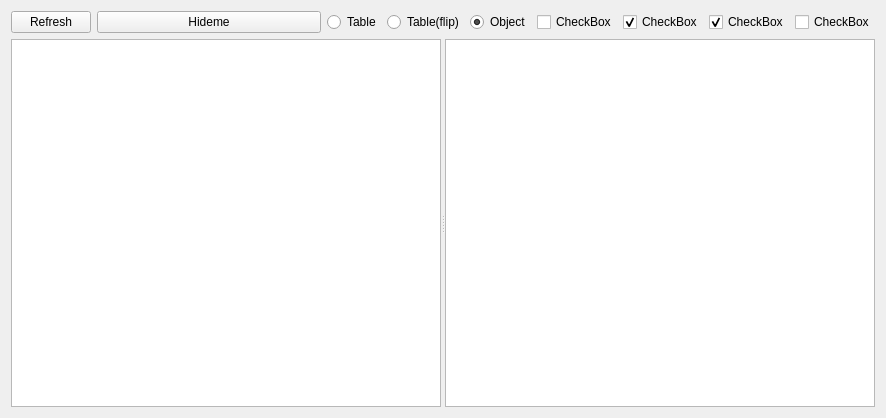
<?xml version="1.0" encoding="UTF-8"?>
<ui version="4.0">
 <class>Form</class>
 <widget class="QWidget" name="Form">
  <property name="geometry">
   <rect>
    <x>0</x>
    <y>0</y>
    <width>886</width>
    <height>418</height>
   </rect>
  </property>
  <property name="windowTitle">
   <string>Form</string>
  </property>
  <layout class="QGridLayout" name="gridLayout_2">
   <item row="0" column="0">
    <layout class="QGridLayout" name="gridLayout">
     <item row="0" column="0">
      <layout class="QHBoxLayout" name="horizontalLayout" stretch="0,1,0,0,0,0,0,0,0">
       <item>
        <widget class="QPushButton" name="widget_Table_Update">
         <property name="text">
          <string>Refresh</string>
         </property>
        </widget>
       </item>
       <item>
        <widget class="QPushButton" name="widget_Hideme">
         <property name="enabled">
          <bool>true</bool>
         </property>
         <property name="text">
          <string>Hideme</string>
         </property>
        </widget>
       </item>
       <item>
        <widget class="QRadioButton" name="button_view_table">
         <property name="text">
          <string>Table</string>
         </property>
        </widget>
       </item>
       <item>
        <widget class="QRadioButton" name="button_view_table_flip">
         <property name="text">
          <string>Table(flip)</string>
         </property>
        </widget>
       </item>
       <item>
        <widget class="QRadioButton" name="button_view_object">
         <property name="text">
          <string>Object</string>
         </property>
         <property name="checked">
          <bool>true</bool>
         </property>
        </widget>
       </item>
       <item>
        <widget class="QCheckBox" name="widget_table_checkBox_0">
         <property name="text">
          <string>CheckBox</string>
         </property>
        </widget>
       </item>
       <item>
        <widget class="QCheckBox" name="widget_table_checkBox_1">
         <property name="text">
          <string>CheckBox</string>
         </property>
         <property name="checked">
          <bool>true</bool>
         </property>
        </widget>
       </item>
       <item>
        <widget class="QCheckBox" name="widget_table_checkBox_2">
         <property name="text">
          <string>CheckBox</string>
         </property>
         <property name="checked">
          <bool>true</bool>
         </property>
        </widget>
       </item>
       <item>
        <widget class="QCheckBox" name="widget_table_checkBox_3">
         <property name="text">
          <string>CheckBox</string>
         </property>
        </widget>
       </item>
      </layout>
     </item>
     <item row="1" column="0">
      <widget class="QSplitter" name="hsplitter">
       <property name="orientation">
        <enum>Qt::Horizontal</enum>
       </property>
       <widget class="QTreeView" name="widget_treeView">
        <attribute name="headerVisible">
         <bool>false</bool>
        </attribute>
        <attribute name="headerDefaultSectionSize">
         <number>0</number>
        </attribute>
       </widget>
       <widget class="QTableView" name="widget_tableView">
        <property name="sizePolicy">
         <sizepolicy hsizetype="Expanding" vsizetype="Expanding">
          <horstretch>0</horstretch>
          <verstretch>0</verstretch>
         </sizepolicy>
        </property>
        <property name="autoScroll">
         <bool>false</bool>
        </property>
        <property name="editTriggers">
         <set>QAbstractItemView::AllEditTriggers</set>
        </property>
        <property name="dragEnabled">
         <bool>true</bool>
        </property>
        <property name="dragDropMode">
         <enum>QAbstractItemView::DragDrop</enum>
        </property>
        <property name="defaultDropAction">
         <enum>Qt::CopyAction</enum>
        </property>
        <property name="selectionMode">
         <enum>QAbstractItemView::SingleSelection</enum>
        </property>
        <property name="verticalScrollMode">
         <enum>QAbstractItemView::ScrollPerPixel</enum>
        </property>
        <property name="horizontalScrollMode">
         <enum>QAbstractItemView::ScrollPerPixel</enum>
        </property>
        <property name="cornerButtonEnabled">
         <bool>false</bool>
        </property>
       </widget>
      </widget>
     </item>
    </layout>
   </item>
  </layout>
 </widget>
 <resources/>
 <connections/>
</ui>
